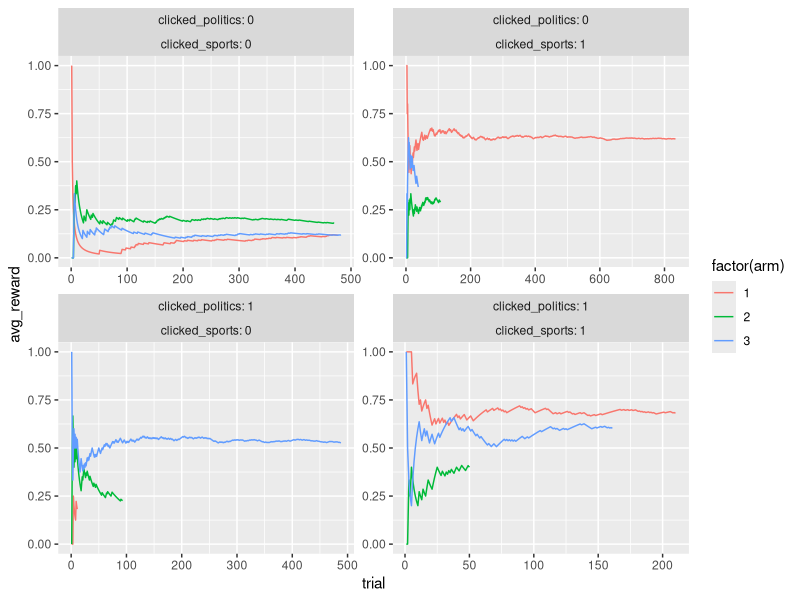

The R script that drew this image:
## ---- chunk 1
library(dplyr)
library(broom)
library(MASS)
library(ggplot2)
library(purrr)
library(tidyr)
library(knitr)

# set number of observations
n <- 10000

# make this reproducible
set.seed(7)

# simulate some data!
bandit_data <- data_frame(
  clicked_sports = sample(c(0,1), n, prob = c(0.6, 0.4), replace = T),
  clicked_politics = sample(c(0,1), n, prob = c(0.7, 0.3), replace = T),
  arm = sample(c(1:3), n, replace =  T),
  sports_coef = case_when(arm == 1 ~ .5,
                          arm == 2 ~ .1,
                          arm == 3 ~ .1),
  politics_coef = case_when(arm == 1 ~ .1,
                            arm == 2 ~ .1,
                            arm == 3 ~ .4),
  arm_baseline = case_when(arm == 1 ~ .1,
                           arm == 2 ~ .2,
                           arm == 3 ~ .1),
  rand_draw = runif(n)
) %>%
  mutate(click_factor = arm_baseline + sports_coef * clicked_sports + politics_coef * clicked_politics) %>%
  mutate(click = ifelse(click_factor >= rand_draw, 1, 0))
## ---- chunk 2
bandit_data %>%
  group_by(arm, clicked_sports, clicked_politics) %>%
  summarise(ct = n(), reward = sum(click), mean_clk_rt = mean(click)) %>%
  group_by(clicked_sports, clicked_politics) %>%
  filter(mean_clk_rt == max(mean_clk_rt)) %>%
  kable()

## ---- chunk 3
alpha = 7
## ---- chunk 4
library(MASS)

# this function returns the ucb estimates or p_t_a from above
inside_for_func <- function(inverse_cov_matrix, reward_vector_times_design_matrix, context_vector, alpha){
  theta_hat <- inverse_cov_matrix %*% reward_vector_times_design_matrix
  ucb_estimate <- t(theta_hat) %*% context_vector + 
    alpha * sqrt(t(context_vector) %*% inverse_cov_matrix %*% context_vector)
  return(ucb_estimate)
}

# This function updates the covariate matrix
update_cov_matrix <- function(cov_matrix, context_vector){
  return(cov_matrix + context_vector %*% t(context_vector))
}

# this one updates b_a from above
update_reward_vector_times_design_matrix <- function(reward_vector_times_design_matrix, reward, context_vector){
  return(reward_vector_times_design_matrix + reward * context_vector)
}

## ---- chunk 5
arms <- c(1:3)
d <- 2
arm_choice <- c()
cov_matrix <- list()
reward_vector_times_design_matrix <- list() # this corresponds to b_a above
ucb_estimate <- matrix(0, n, length(arms))
## ---- chunk 6
for (t in 1:n){
  context <- bandit_data[t,]
  for (a in arms){
    if(t == 1){
      cov_matrix[[a]] <- diag(d)
      reward_vector_times_design_matrix[[a]] <- rep(0, d)
    }
    inverse_cov_matrix <- ginv(cov_matrix[[a]])
    ucb_estimate[t, a] <- inside_for_func(inverse_cov_matrix, 
                    as.matrix(reward_vector_times_design_matrix[[a]]), 
                    as.matrix(c(context$clicked_sports, context$clicked_politics)), 
                    alpha)
  }
  trial_arm <- which(ucb_estimate[t,] == max(ucb_estimate[t,]))
  if(length(trial_arm) > 1){
    trial_arm <- sample(trial_arm, 1)
  }
  if(trial_arm == context$arm){
    arm_choice[t] <- trial_arm
  }else{
    arm_choice[t] <- t*10 # need to do this so I can filter out unused observations from bandit dataset
    next
  }
  cov_matrix[[arm_choice[t]]] <- update_cov_matrix(cov_matrix[[arm_choice[t]]], 
                                                as.matrix(c(context$clicked_sports, context$clicked_politics)))
  reward_vector_times_design_matrix[[arm_choice[t]]] <- update_reward_vector_times_design_matrix(
    as.matrix(reward_vector_times_design_matrix[[arm_choice[t]]]),
    context$click,
    as.matrix(c(context$clicked_sports, context$clicked_politics))
  )
}

## ---- chunk 7
bandit_data$arm_choice <- arm_choice

# create a function to apply to the list columns of the bandit data
lm_fun <- function(data){
  return(tidy(summary(lm(click ~ 0 + clicked_sports + clicked_politics, data))))
}

# apply the lm function to each arm's data from the original dataset
bandit_data %>%
  nest(-arm) %>%
  mutate(model = map(data, lm_fun)) %>%
  unnest(model) %>%
  dplyr::select(arm, term, data_estimate = estimate) %>%
  arrange(arm) -> coefficients_from_data

# calculate the coefficients for each of the arms using the bandit data
map_df(arms, function(i) data_frame(arm = i, term = c("clicked_sports", "clicked_politics"), bandit_estimate = as.vector(ginv(cov_matrix[[i]]) %*% reward_vector_times_design_matrix[[i]]))) -> coefficients_from_bandit

# join them together and see how different they are
coefficients_from_data %>%
  inner_join(coefficients_from_bandit, by = c("arm", "term")) %>%
  mutate(percent_difference = 100*((bandit_estimate - data_estimate)/data_estimate)) -> estimate_data
## ---- chunk 8
kable(estimate_data)
## ---- chunk 9

bandit_data %>%
  filter(arm_choice < 10) %>%
  group_by(clicked_sports, clicked_politics, arm_choice) %>%
  mutate(total_reward = cumsum(click), trial = c(1:n())) %>%
  mutate(avg_reward = total_reward/trial) %>%
  ggplot(aes(x = trial, y = avg_reward, color = factor(arm), group = factor(arm))) +
  geom_path() +
  facet_wrap(~clicked_politics + clicked_sports, scales = "free", labeller = "label_both")

